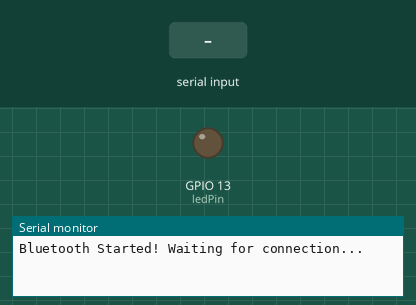
Simulated run of this sketch. Board: ESP32. On the bench: output pins drawn as LEDs (lit = HIGH), the last lines printed to the serial monitor. The inputs (shaded band) are chosen by the test bench. Nothing arrives over Bluetooth unless stated.

Above: at 1.2 s.
1.3 s: "A" received over the second serial link
At 1.9 s:
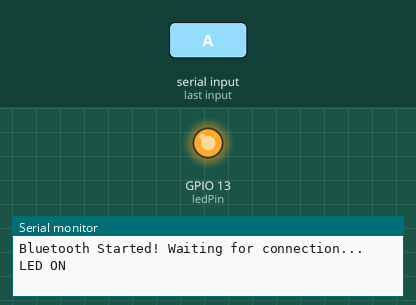
2.8 s: "B" received over the second serial link
At 3.2 s:
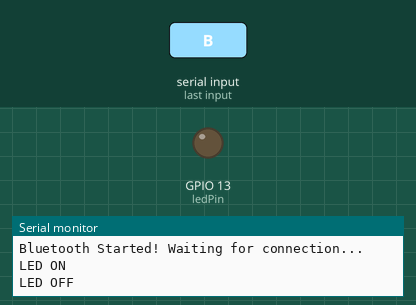
Timing chart, 0 to 5.8 s (numbered marks = the images above; inputs shaded):
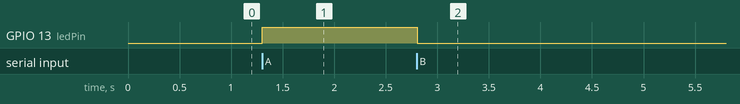

Measured:
- after the input at 1.3 s, GPIO 13 (ledPin): LOW → HIGH at once
- after the input at 2.8 s, GPIO 13 (ledPin): HIGH → LOW at once

The sketch:

29_Bluetooth_Ledon_Ledoff.ino
```cpp
#include "BluetoothSerial.h"

BluetoothSerial SerialBT;
const int ledPin = 13;

void setup() {
  Serial.begin(115200);
  SerialBT.begin("Prateek");
  pinMode(ledPin, OUTPUT);
  Serial.println("Bluetooth Started! Waiting for connection...");
}

void loop() {
  if (SerialBT.hasClient()) {
    if (SerialBT.available()) {
      char receivedChar = SerialBT.read();

      if (receivedChar == 'A') {
        digitalWrite(ledPin, HIGH);
        Serial.println("LED ON");
        SerialBT.println("LED is ON");
      } else if (receivedChar == 'B') {
        digitalWrite(ledPin, LOW);
        Serial.println("LED OFF");
        SerialBT.println("LED is OFF");
      }
    }
  } else {
    Serial.println("Waiting for Bluetooth connection...");
  }
  delay(100);
}
```
